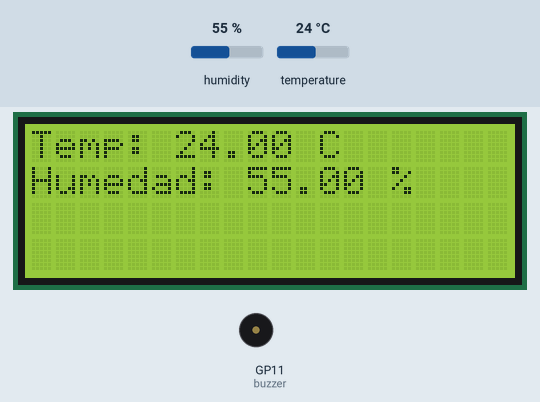
Recording of a program running on a simulated Raspberry Pi Pico running MicroPython. Shown: 20×4 character LCD, buzzer (waves = sounding, pin HIGH). The test bench sets the inputs (shaded band); at power-on: temperature 24 °C, humidity 55 %. Library files of the repository ran but are not shown: i2c_lcd.py; what the program prints to the serial console is not drawn.

Above: at 2.7 s.
2.8 s: temperature set to 24.9 °C
At 4.4 s:
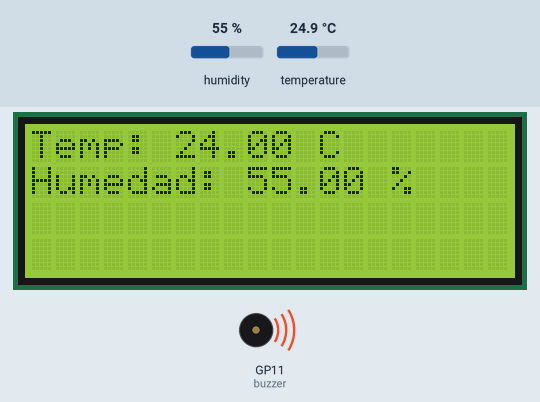
9.3 s: temperature set to 12 °C
At 12.2 s:
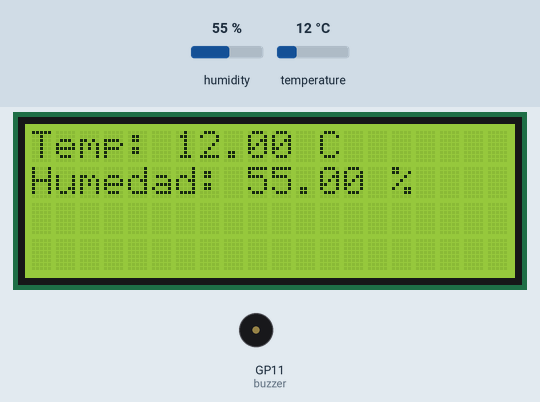
14.7 s: humidity set to 22 %
At 16.1 s:
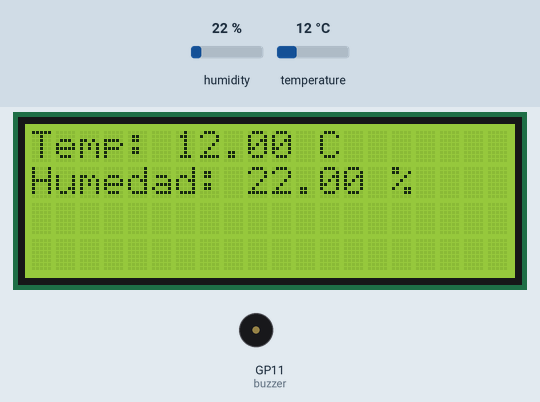
18.8 s: humidity set to 40 %
At 20.0 s:
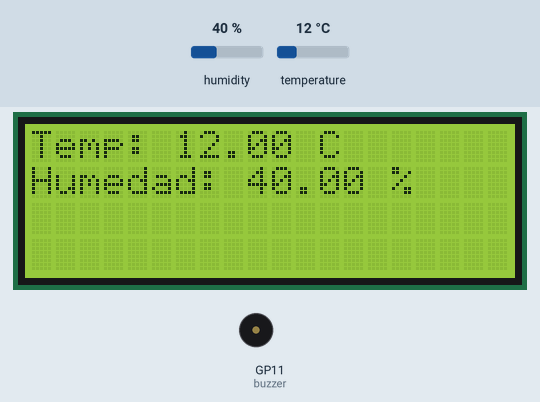
Timing chart, 0 to 21.8 s (numbered marks = the images above; inputs shaded):
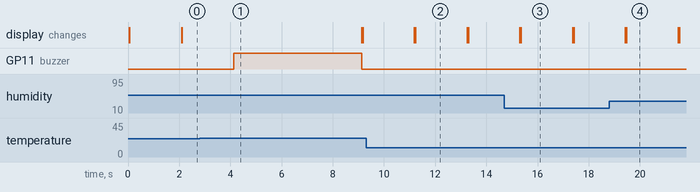

Measured:
- the behaviour switches between 24 and 24.1 °C on temperature (found by bisection; images 0 and 1)
- after the input at 2.8 s, GP11 (buzzer): LOW → HIGH after 1.3 s, → LOW 5.0 s later
- after the input at 9.3 s, GP11 (buzzer): stays LOW (without the input it goes to HIGH after 1.9 s); the display: first changes after 1.9 s (image 2 shows a later state)
- after the input at 14.7 s, the display: first differs from a run without the input after 0.65 s (image 3)
- after the input at 18.8 s, the display: first differs from a run without the input after 0.67 s (image 4)
- what the display in image 2 shows lasts 2.0 s, from 11.2 s to 13.2 s

The program:

main.py
```python
import dht
import machine
import time
import i2c_lcd  # Librería para controlar el LCD 20x4
from machine import Pin
import utime
buzzer= Pin(11,Pin.OUT)

# Configurar el sensor DHT22 en el pin GPIO 4
d = dht.DHT22(machine.Pin(4))  # Ajusta el pin según tu conexión

# Configurar la comunicación I2C para el LCD
i2c = machine.I2C(0, scl=machine.Pin(1), sda=machine.Pin(0))  # Pines SCL y SDA

# Crear el objeto LCD
lcd = i2c_lcd.I2cLcd(i2c, 0x27, 4, 20)  # Dirección I2C comúnmente 0x27 (ajustar si es diferente)

# Función para mostrar la temperatura y humedad en el LCD
def display_data(temp, hum):
    lcd.clear()  # Limpiar la pantalla
    lcd.putstr("Temp: {:.2f} C".format(temp))  # Mostrar temperatura en la primera línea
    lcd.move_to(0, 1)  # Mover a la segunda línea
    lcd.putstr("Humedad: {:.2f} %".format(hum))  # Mostrar humedad en la segunda línea

while True:

    try:
        time.sleep(2)
        d.measure( )
        temp = d.temperature()
        hum = d.humidity()

        # Imprimir en consola
        print(f"Temperatura: {temp:.2f} °C")
        print(f"Humedad: {hum:.2f} %")
              # Sonar el buzzer si la temperatura supera los 24 °C
        if temp > 24:
            print(f"esta funcionando")
            buzzer.on()
            utime.sleep_ms(5000)
            print(f"corto")
            buzzer.off()


        # Mostrar en el LCD
        display_data(temp, hum)

    except OSError as e:
        print(f"Error al leer el sensor: {e}")
        lcd.clear()
        lcd.putstr("Error al leer el\nsensor.")
        time.sleep(2)

# Configurar el buzzer en el pin GPIO 15
# buzzer = machine.Pin(11, machine.Pin.OUT)

# Función para activar/desactivar el buzzer
def sound_buzzer_active(duration=1):
    buzzer.on() 						 # Activar el buzzer
    print(f"esta funcionando")
    time.sleep(5000)
    buzzer.off()  # Desactivar el buzzer

while True:
    try:
        time.sleep(2)
        d.measure()
        temp = d.temperature()
        hum = d.humidity()

        # Imprimir en consola
        print(f"Temperatura: {temp:.2f} °C")
        print(f"Humedad: {hum:.2f} %")

        # Mostrar en el LCD
        display_data(temp, hum)

        # Sonar el buzzer si la temperatura supera los 24 °C
        if temp > 24:
            print(f"esta funcionando")
            sound_buzzer_active()  # Activar el buzzer por 1 segundo

    except OSError as e:
        print(f"Error al leer el sensor: {e}")
        lcd.clear()
        lcd.putstr("Error al leer el\nsensor.")
        time.sleep(2)
```
